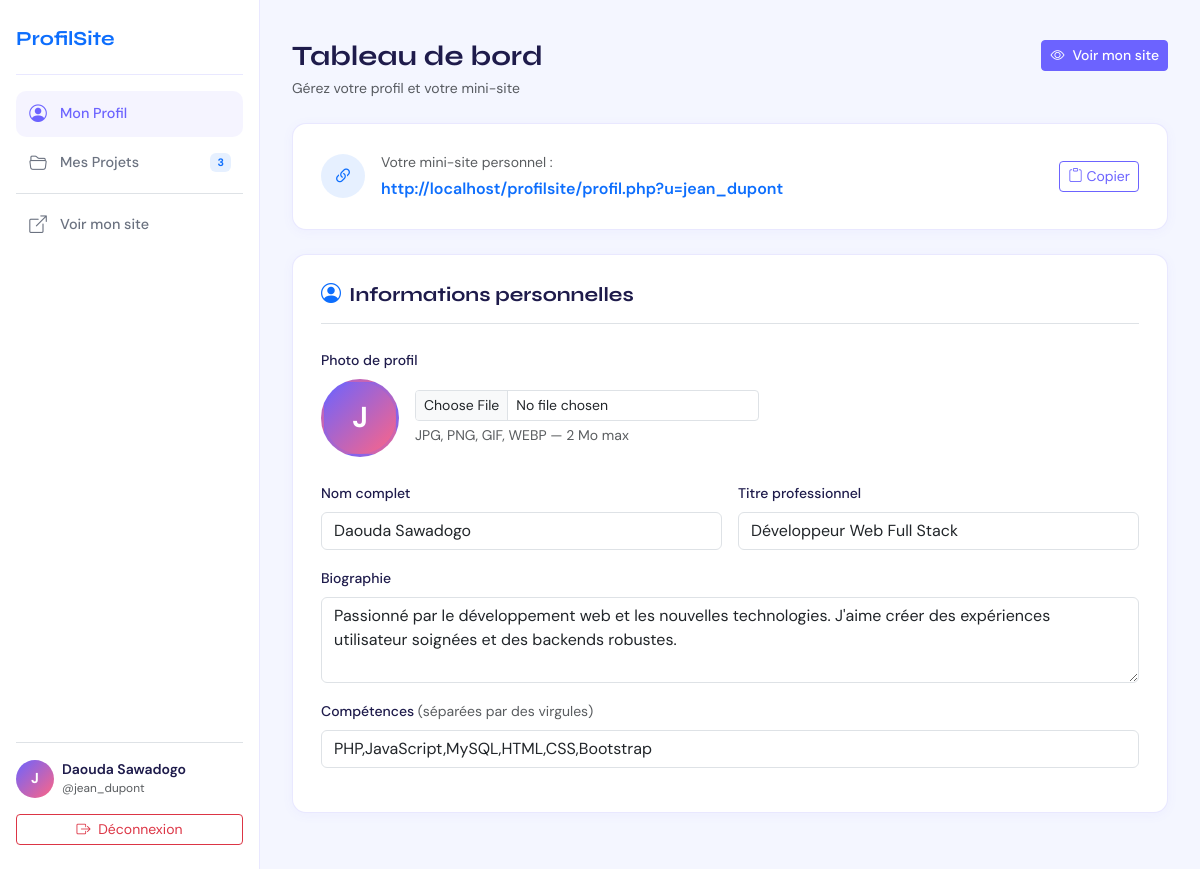
/backend/dashboard.php (signed in), run on the app's committed database.
### tables this page shows
CREATE TABLE profiles (
    id           INT AUTO_INCREMENT PRIMARY KEY,
    user_id      INT          NOT NULL UNIQUE,
    nom_complet  VARCHAR(100) DEFAULT '',
    titre        VARCHAR(100) DEFAULT '',     
    bio          TEXT,
    competences  TEXT,                        
    email_public VARCHAR(100) DEFAULT '',
    telephone    VARCHAR(20)  DEFAULT '',
    github       VARCHAR(150) DEFAULT '',
    linkedin     VARCHAR(150) DEFAULT '',
    site_web     VARCHAR(150) DEFAULT '',
    localisation VARCHAR(100) DEFAULT '',
    photo        VARCHAR(255) DEFAULT '',     
    theme_id     INT          DEFAULT 1,
    FOREIGN KEY (user_id)  REFERENCES users(id)  ON DELETE CASCADE,
    FOREIGN KEY (theme_id) REFERENCES themes(id) ON DELETE SET NULL
);

CREATE TABLE users (
    id         INT AUTO_INCREMENT PRIMARY KEY,
    username   VARCHAR(50)  NOT NULL UNIQUE,   
    email      VARCHAR(100) NOT NULL UNIQUE,
    password   VARCHAR(255) NOT NULL,          
    created_at DATETIME DEFAULT CURRENT_TIMESTAMP
);

### backend/dashboard.php (called while the page is built, shortened)
<?php
$db     = getDB();
$userId = (int) $_SESSION['user_id'];
function chargerUtilisateur(PDO $db, int $userId): array
{
    $stmt = $db->prepare('
        SELECT u.username, u.email, p.*
        FROM   users    u
        LEFT JOIN profiles p ON p.user_id = u.id
        WHERE  u.id = ?
    ');
    $stmt->execute([$userId]);
    return $stmt->fetch() ?: [];
}
$user   = chargerUtilisateur($db, $userId);
$stmt = $db->prepare('SELECT * FROM projects WHERE user_id = ? ORDER BY created_at DESC');
$stmt->execute([$userId]);
$projets = $stmt->fetchAll();
$sectionActive = $_GET['section'] ?? 'profil';
include __DIR__ . '/../frontend/dashboard.php';

### frontend/dashboard.php (the view, shortened to what this page needs)
<?php
$username  = $user['username'] ?? ($_SESSION['username'] ?? 'Utilisateur');
$photo     = $user['photo']    ?? '';
$photoUrl  = $photo ? APP_URL . '/uploads/' . $photo : '';
$initiale  = strtoupper(substr($username, 0, 1));
$minisite  = APP_URL . '/profil.php?u=' . urlencode($username);
$h = fn($s) => htmlspecialchars((string)($s ?? ''), ENT_QUOTES, 'UTF-8');
?>
<!DOCTYPE html>
<html lang="fr">
<head>
    <link href="https://cdn.jsdelivr.net/npm/bootstrap@5.3.2/dist/css/bootstrap.min.css" rel="stylesheet"/>
    <link href="https://cdn.jsdelivr.net/npm/bootstrap-icons@1.11.3/font/bootstrap-icons.css" rel="stylesheet"/>
    <link rel="stylesheet" href="<?= APP_URL ?>/frontend/css/style.css"/>
</head>
<body>
<aside class="sidebar" id="sidebar">
    <div class="sidebar-brand">
        <a href="<?= APP_URL ?>/frontend/index.html" class="text-decoration-none">
            <span class="fw-bold font-display fs-5">
                Profil<span class="text-primary">Site</span>
            </span>
        </a>
    </div>
    <nav class="flex-grow-1">
        <ul class="list-unstyled mb-0">
            <li>
                <a href="#"
                   class="sidebar-link <?= $sectionActive === 'profil' ? 'active' : '' ?>"
                   onclick="showSection('profil', this); return false;">
                    <i class="bi bi-person-circle"></i> Mon Profil
                </a>
            </li>
            <li>
                <a href="#"
                   class="sidebar-link <?= $sectionActive === 'projets' ? 'active' : '' ?>"
                   onclick="showSection('projets', this); return false;">
                    <i class="bi bi-folder2-open"></i> Mes Projets
                    <span class="badge bg-primary bg-opacity-10 text-primary ms-auto">
                        <?= count($projets) ?>
                    </span>
                </a>
            </li>
            <li class="mt-2 pt-2 border-top">
                <a href="<?= $h($minisite) ?>" target="_blank" class="sidebar-link">
                    <i class="bi bi-box-arrow-up-right"></i> Voir mon site
                </a>
            </li>
        </ul>
    </nav>
    <div class="border-top pt-3 mt-3">
        <div class="d-flex align-items-center gap-2 mb-3 overflow-hidden">
            <div class="sidebar-avatar">
                <?php if ($photoUrl): ?>
                    <img src="<?= $h($photoUrl) ?>" alt="Photo de profil"/>
                <?php else: ?>
                    <?= $h($initiale) ?>
                <?php endif; ?>
            </div>
            <div class="overflow-hidden">
                <div class="fw-semibold small text-truncate">
                    <?= $h($user['nom_complet'] ?? $username) ?>
                </div>
                <div class="text-muted" style="font-size:.74rem;">@<?= $h($username) ?></div>
            </div>
        </div>
        <a href="<?= APP_URL ?>/backend/auth/logout.php"
           class="btn btn-outline-danger btn-sm w-100">
            <i class="bi bi-box-arrow-right me-1"></i> Déconnexion
        </a>
    </div>
</aside>
<main class="dashboard-main">
    <div class="d-flex justify-content-between align-items-start mb-4 pt-2">
        <div>
            <h1 class="h3 fw-bold font-display mb-1">Tableau de bord</h1>
            <p class="text-muted small mb-0">Gérez votre profil et votre mini-site</p>
        </div>
        <a href="<?= $h($minisite) ?>" target="_blank"
           class="btn btn-primary btn-sm d-none d-sm-inline-flex align-items-center gap-2">
            <i class="bi bi-eye"></i> Voir mon site
        </a>
    </div>
    <div class="panel d-flex align-items-center gap-3 flex-wrap">
        <div class="rounded-circle bg-primary bg-opacity-10 d-flex align-items-center justify-content-center flex-shrink-0"
             style="width:44px;height:44px;">
            <i class="bi bi-link-45deg text-primary fs-5"></i>
        </div>
        <div class="flex-grow-1 overflow-hidden">
            <div class="text-muted small mb-1">Votre mini-site personnel :</div>
            <a href="<?= $h($minisite) ?>" target="_blank"
               class="fw-semibold text-primary text-decoration-none text-truncate d-block">
                <?= $h($minisite) ?>
            </a>
        </div>
        <button id="btnCopy" class="btn btn-outline-primary btn-sm flex-shrink-0"
                onclick="copyUrl('<?= $h($minisite) ?>')">
            <i class="bi bi-clipboard me-1"></i>Copier
        </button>
    </div>
    <div id="section-profil"
         class="dash-section <?= $sectionActive === 'projets' ? 'd-none' : '' ?>">
        <div class="panel">
            <h5 class="fw-bold font-display mb-4 pb-3 border-bottom d-flex align-items-center gap-2">
                <i class="bi bi-person-circle text-primary"></i>
                Informations personnelles
            </h5>
            <form method="POST"
                  action="<?= APP_URL ?>/backend/dashboard.php"
                  enctype="multipart/form-data">
                <div class="mb-4">
                    <label class="form-label small fw-medium">Photo de profil</label>
                    <div class="d-flex align-items-center gap-3">
                        <div class="avatar-lg">
                            <?php if ($photoUrl): ?>
                                <img src="<?= $h($photoUrl) ?>" alt="Photo" id="photoPreview"/>
                            <?php else: ?>
                                <span id="photoInitiale"><?= $h($initiale) ?></span>
                            <?php endif; ?>
                        </div>
                        <div>
                            <input type="file" name="photo" class="form-control form-control-sm"
                                   accept="image/*" onchange="previewPhoto(this)"/>
                            <div class="form-text">JPG, PNG, GIF, WEBP — 2 Mo max</div>
                        </div>
                    </div>
                </div>
                <div class="row g-3">
                    <div class="col-md-6">
                        <label class="form-label small fw-medium">Nom complet</label>
                        <input type="text" name="nom_complet" class="form-control"
                               placeholder="Jean Dupont"
                               value="<?= $h($user['nom_complet'] ?? '') ?>"/>
                    </div>
                    <div class="col-md-6">
                        <label class="form-label small fw-medium">Titre professionnel</label>
                        <input type="text" name="titre" class="form-control"
                               placeholder="Développeur Web Full Stack"
                               value="<?= $h($user['titre'] ?? '') ?>"/>
                    </div>
                    <div class="col-12">
                        <label class="form-label small fw-medium">Biographie</label>
                        <textarea name="bio" class="form-control" rows="3"
                                  placeholder="Parlez de vous, de votre parcours..."><?= $h($user['bio'] ?? '') ?></textarea>
                    </div>
                    <div class="col-12">
                        <label class="form-label small fw-medium">
                            Compétences
                            <span class="fw-normal text-muted">(séparées par des virgules)</span>
                        </label>
                        <input type="text" name="competences" class="form-control"
                               placeholder="PHP, JavaScript, MySQL, HTML, CSS"
                               value="<?= $h($user['competences'] ?? '') ?>"/>
                    </div>

### frontend/css/style.css (style rules this page uses)
:root { --ps-primary: #6C63FF; --ps-primary-d: #5A52E0; --ps-accent: #FF6584; --ps-light-bg: #F4F6FF; --ps-border: rgba(108, 99, 255, 0.15); --ps-radius: 14px; --ps-shadow: 0 8px 32px rgba(108, 99, 255, 0.12); --font-display: 'Syne', sans-serif; --font-body: 'DM Sans', sans-serif; }
body { font-family: var(--font-body); color: #1E1B4B; }
.font-display { font-family: var(--font-display); }
.btn-primary { background-color: var(--ps-primary); border-color: var(--ps-primary); font-weight: 500; transition: all 0.2s; }
.btn-outline-primary { border-color: var(--ps-primary); color: var(--ps-primary); }
.sidebar { position: fixed; inset: 0 auto 0 0; width: 260px; background: #fff; border-right: 1px solid var(--ps-border); display: flex; flex-direction: column; padding: 1.5rem 1rem; z-index: 300; transition: transform 0.3s ease; }
.sidebar-brand { padding-bottom: 1.25rem; margin-bottom: 1rem; border-bottom: 1px solid var(--ps-border); }
.sidebar-link { display: flex; align-items: center; gap: 0.75rem; padding: 0.6rem 0.75rem; border-radius: 10px; color: #6B7280; font-size: 0.9rem; font-weight: 500; text-decoration: none; transition: all 0.2s; margin-bottom: 0.2rem; }
.sidebar-link i { font-size: 1.1rem; width: 20px; text-align: center; }
.sidebar-link:hover, .sidebar-link.active { background: rgba(108, 99, 255, 0.07); color: var(--ps-primary); }
.sidebar-avatar { width: 38px; height: 38px; border-radius: 50%; background: linear-gradient(135deg, var(--ps-primary), var(--ps-accent)); display: flex; align-items: center; justify-content: center; font-weight: 700; color: #fff; font-size: 0.9rem; overflow: hidden; flex-shrink: 0; }
.dashboard-main { margin-left: 260px; min-height: 100vh; padding: 2rem; background: var(--ps-light-bg); }
.panel { background: #fff; border-radius: var(--ps-radius); padding: 1.75rem; border: 1px solid var(--ps-border); box-shadow: 0 2px 12px rgba(108, 99, 255, 0.05); margin-bottom: 1.5rem; }
.avatar-lg { width: 78px; height: 78px; border-radius: 50%; background: linear-gradient(135deg, var(--ps-primary), var(--ps-accent)); display: flex; align-items: center; justify-content: center; font-size: 1.8rem; font-weight: 700; color: #fff; overflow: hidden; flex-shrink: 0; border: 3px solid rgba(108, 99, 255, 0.2); }

### data on the page
profiles: user.username "J", nom_complet "Daouda Sawadogo", user.username "jean_dupont", user.username "http://localhost/profilsite/profil.php?u=jean_dupont", titre "Développeur Web Full Stack", bio "Passionné par le développement web et les nouvelles technologies. J'aime créer des expériences utilisateur soignées et des backends robustes.", competences "PHP,JavaScript,MySQL,HTML,CSS,Bootstrap"

### other printed values
count($projets) "3"
